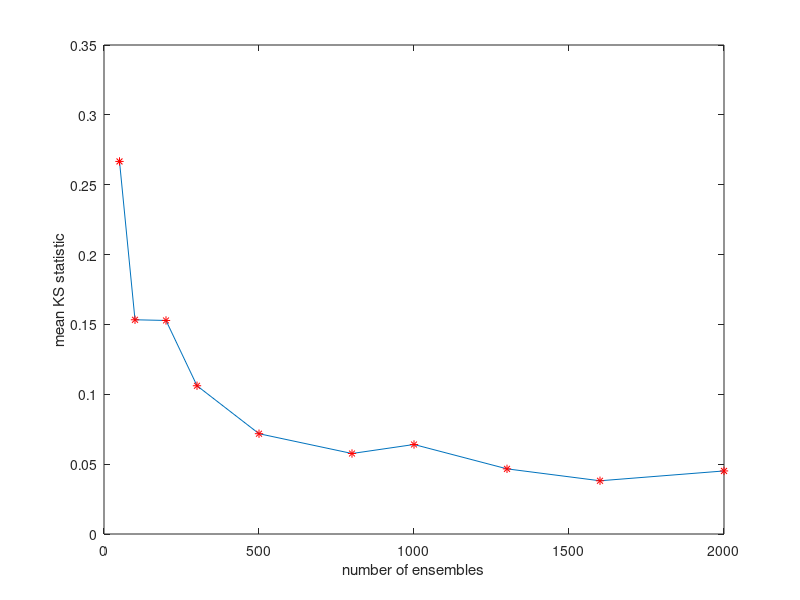
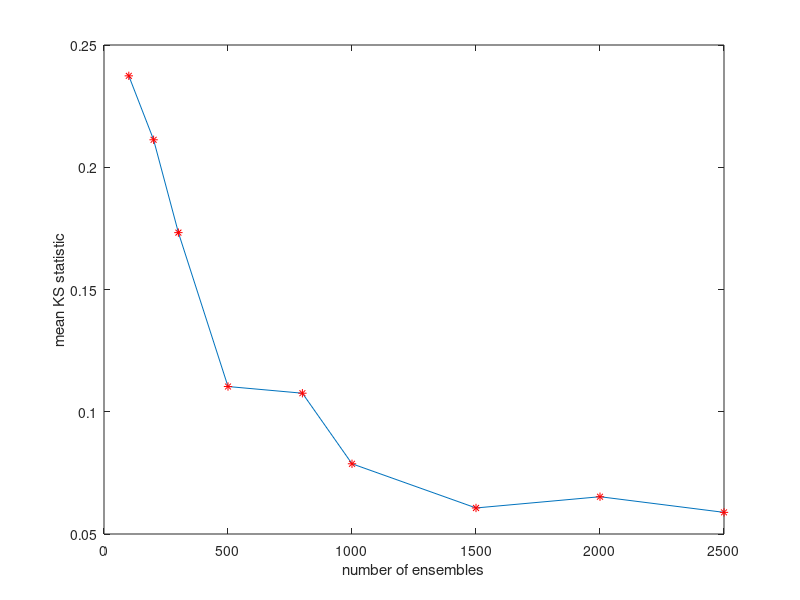

These charts were generated, in order, by the following MATLAB code: (Note: this script raises an error after producing the figures.)
%this file makes the plots which can be found in section 3 of the report 

%%
%this part of the code was run to calculate the mean KS statistics for the
%dummies at lower amounts of ensembles with the implemented function. 
%Number of ensembles above 1000 were run separately with Q3_MPSA_no_sp.m 
%because these took quite long. 

% nr_ensembles_pos = [50, 100, 200, 300, 500, 800, 1000];
% means_dummies_low = zeros(1,length(nr_ensembles_pos));
% for i = 1:length(nr_ensembles)
%     nr_ensemble = nr_ensembles(i);
%     [Np, KS, mean_d] = Q3_MPSA_without_sp(5, nr_ensemble,1);
%     means_dummies(i) = mean_d;
% end
% save('mean_dummies_low.mat', "means_dummies_low") 

%%
%this part of the code was run to calculate the mean KS statistics for the
%dummies at ensembles where the scaling was substracted from the inital
%parameter value.

% nr_ensembles_neg = [100, 200, 300, 500, 800, 1000, 1500, 2000,2500];
% means_dummies_neg = zeros(1,length(nr_ensembles_neg));
% for i = 1:length(nr_ensembles)
%     nr_ensemble = nr_ensembles(i);
%     [Np, KS, mean_d] = Q3_MPSA_without_sp(5, nr_ensemble, 0);
%     means_dummies(i) = mean_d;
% end
% save('mean_dummies_neg.mat', "means_dummies_neg") 

%% plot with mean sensitivity dummies for varying amount of sample sets.
mean_dummy_low = load("mean_dummies_low.mat");
mean_dummy_1300 = load("mean_dummies_1300.mat");
mean_dummy_1600 = load("mean_dummies_1600.mat");
mean_dummy_2000 = load("mean_dummies_2000.mat");

dlow = mean_dummy_low.means_dummies;
d1300 = mean_dummy_1300.mean_dummies;
d1600 = mean_dummy_1600.mean_dummies;
d2000 = mean_dummy_2000.mean_dummies;

nr_ensembles = [50, 100, 200, 300, 500, 800, 1000, 1300, 1600, 2000];
d_all = [dlow, d1300, d1600, d2000];

figure(1)
plot(nr_ensembles, d_all, nr_ensembles, d_all, 'r*')
xlabel('number of ensembles')
ylabel('mean KS statistic')
%title('mean KS statistic for dummies for different amount of ensembles')

%%
mean_dummy_neg = load("mean_dummies_neg.mat");
dneg = mean_dummy_neg.means_dummies;

figure(2)
nr_ensembles_neg = [100, 200, 300, 500, 800, 1000, 1500, 2000, 2500];
plot(nr_ensembles_neg, dneg, nr_ensembles_neg, dneg, 'r*')
xlabel('number of ensembles')
ylabel('mean KS statistic')
%title('mean KS statistic for dummies for different amount of ensembles')


%% do the multiparametric sensitivity analyis for number of ensembles set to 1500
% [Np, KS, mean_d] = Q3_MPSA_without_sp(5, 1500, 1);
% [Np_sp, KS_sp, mean_d_sp] = Q3_MPSA_with_sp(5, 1500, 1);
% [Np_neg, KS_neg, mean_d_neg] = Q3_MPSA_without_sp(5, 1500, 0);
% [Np_nsp, KS_nsp, mean_d_nsp] = Q3_MPSA_with_sp(5, 1500, 0);

%save the results so you can look at the KS statiscs for each parameter
%more easily and you do not need to run above three lines again. 
%save('results_without_sp.mat', "Np", "KS", "mean_d") 
%save('results_with_sp.mat', "Np_sp", "KS_sp", "mean_d_sp")
%save('results_negative.mat', "Np_neg", "KS_neg", "mean_d_neg")
%save('results_negative_sp.mat', "Np_nsp", "KS_nsp", "mean_d_nsp")

%% plot KS statistics for model parameters and dummies with number of ensembles is 1500
results_without_sp = load("results_without_sp.mat");
results_with_sp = load("results_with_sp.mat");
results_neg = load("results_negative.mat");
results_nsp = load("results_negative_sp.mat");
nd = 5;

%plot without sample person characteristics 
Np = results_without_sp.Np;
KS = results_without_sp.KS;
X_param = 1:Np;
X_dummies = 1:nd;
mean_dummies = mean(KS(Np+1:end));

figure(3)
tiledlayout(1,2)

ax1 = nexttile;
scatter(X_param, KS(1:Np))
yline(mean_dummies)
ylabel('sensititivity (KS-statistic)', 'FontSize',12)
xlabel('parameter #', 'FontSize',12)

ax2 = nexttile;
scatter(X_dummies, KS(Np+1:end))
yline(mean_dummies)
xlabel('dummy #', 'FontSize',12)

linkaxes([ax1, ax2], 'y')

%plot with sample person characteristics)
Np_sp = results_with_sp.Np_sp;
KS_sp = results_with_sp.KS_sp;
X_param_sp = 1:Np_sp;
X_dummies_sp = 1:nd;
mean_dummies_sp = mean(KS_sp(Np_sp+1:end));

figure(4)
tiledlayout(1,2)

ax1 = nexttile;
scatter(X_param_sp, KS_sp(1:Np_sp))
yline(mean_dummies_sp)
ylabel('sensititivity (KS-statistic)', 'FontSize',12)
xlabel('parameter #', 'FontSize',12)

ax2 = nexttile;
scatter(X_dummies_sp, KS_sp(Np_sp+1:end))
yline(mean_dummies_sp)
xlabel('dummy #', 'FontSize',12)

linkaxes([ax1, ax2], 'y')

%plot without sample person characteristics and substraction
Np_neg = results_neg.Np_neg;
KS_neg = results_neg.KS_neg;
X_param_neg = 1:Np_neg;
X_dummies_neg = 1:nd;
mean_dummies_neg = mean(KS_neg(Np_neg+1:end));

figure(5)
tiledlayout(1,2)

ax1 = nexttile;
scatter(X_param_neg, KS_neg(1:Np_neg))
yline(mean_dummies_neg)
ylabel('sensititivity (KS-statistic)', 'FontSize',12)
xlabel('parameter #', 'FontSize',12)

ax2 = nexttile;
scatter(X_dummies_neg, KS_neg(Np_neg+1:end))
yline(mean_dummies_neg)
xlabel('dummy #', 'FontSize',12)

linkaxes([ax1, ax2], 'y')

%plot with sample person characteristics and substraction
Np_nsp = results_nsp.Np_nsp;
KS_nsp = results_nsp.KS_nsp;
X_param_nsp = 1:Np_nsp;
X_dummies_nsp = 1:nd;
mean_dummies_nsp = mean(KS_nsp(Np_nsp+1:end));

figure(6)
tiledlayout(1,2)

ax1 = nexttile;
scatter(X_param_nsp, KS_nsp(1:Np_nsp))
yline(mean_dummies_nsp)
ylabel('sensititivity (KS-statistic)', 'FontSize',12)
xlabel('parameter #', 'FontSize',12)

ax2 = nexttile;
scatter(X_dummies_nsp, KS_nsp(Np_nsp+1:end))
yline(mean_dummies_nsp)
xlabel('dummy #', 'FontSize',12)

linkaxes([ax1, ax2], 'y')


